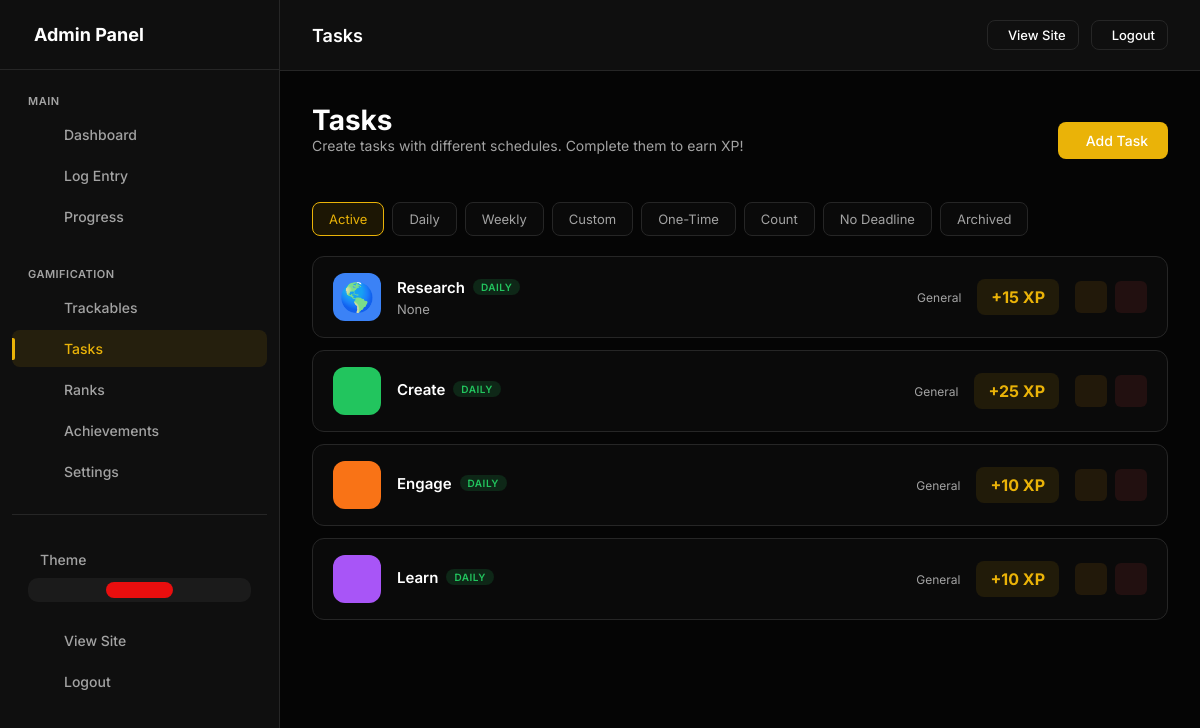
Before: /admin/daily-tasks (signed in) with the older database file.
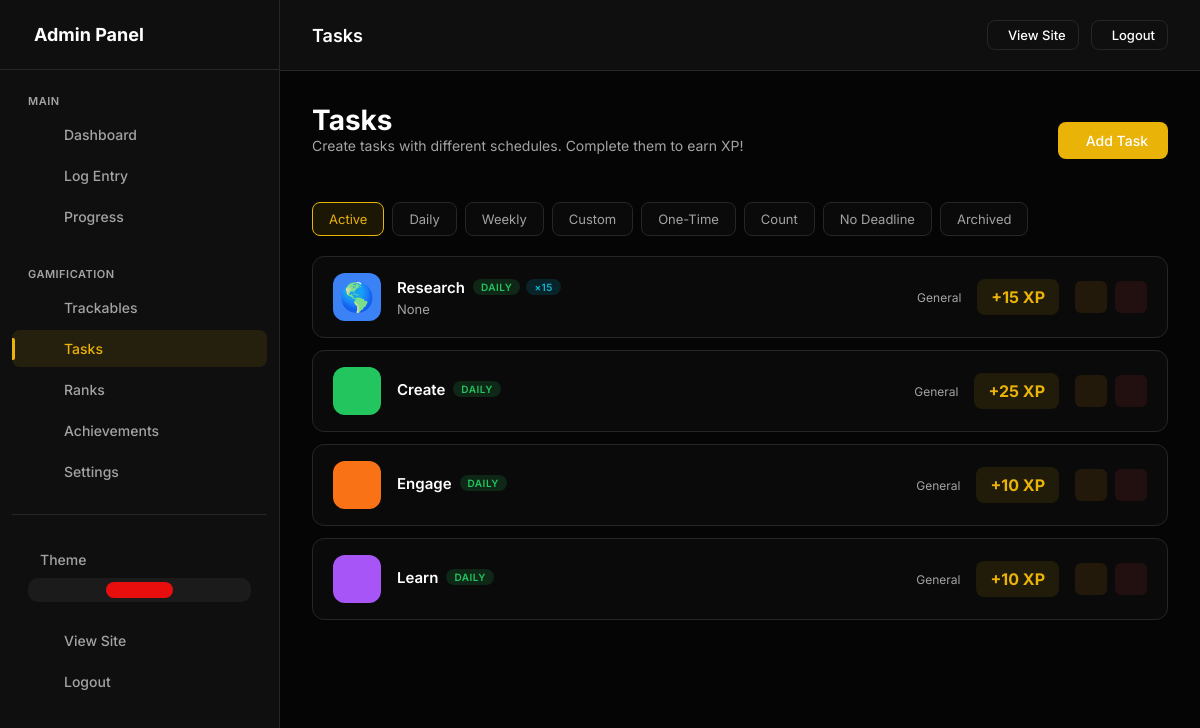
After: the same page with the newer database file.
### models.py (models this page shows, shortened)
class UserSettings(db.Model):
    __tablename__ = 'user_settings'
    id = db.Column(db.Integer, primary_key=True)
    user_id = db.Column(db.Integer, db.ForeignKey('users.id'), nullable=False, unique=True, index=True)
    accent_color = db.Column(db.String(20), default='#e90e0e')
    points_name = db.Column(db.String(20), default='XP')  # "XP", "Points", "Coins", etc.
    points_icon = db.Column(db.String(50), default='ph-lightning')
    daily_xp_goal = db.Column(db.Integer, default=50)
    perfect_day_bonus = db.Column(db.Integer, default=50)
    perfect_week_bonus = db.Column(db.Integer, default=500)
    streak_bonus_per_day = db.Column(db.Integer, default=5)  # Extra XP per streak day
    show_xp_animations = db.Column(db.Boolean, default=True)
    dark_mode = db.Column(db.Boolean, default=True)
    compact_view = db.Column(db.Boolean, default=False)
    show_dashboard_header = db.Column(db.Boolean, default=True)
    enable_youtube_sync = db.Column(db.Boolean, default=False)
    created_at = db.Column(db.DateTime, default=datetime.utcnow)
    updated_at = db.Column(db.DateTime, default=datetime.utcnow, onupdate=datetime.utcnow)

class UserDailyTask(db.Model):
    __tablename__ = 'user_daily_tasks'
    id = db.Column(db.Integer, primary_key=True)
    user_id = db.Column(db.Integer, db.ForeignKey('users.id'), nullable=False, index=True)
    name = db.Column(db.String(100), nullable=False)
    slug = db.Column(db.String(100), nullable=False)
    description = db.Column(db.String(500))
    task_type = db.Column(db.String(20), default='normal')  # 'normal', 'count'
    target_count = db.Column(db.Integer, default=1)  # For count tasks: how many times to complete
    repeat_type = db.Column(db.String(20), default='daily')
    repeat_interval = db.Column(db.Integer, default=1)  # For 'custom': every X units
    repeat_unit = db.Column(db.String(10), default='day')  # 'day', 'week', 'month'
    repeat_days = db.Column(db.String(50))  # For 'weekly': JSON array like "[1,3,5]" for Mon/Wed/Fri
    repeat_day_of_month = db.Column(db.Integer)  # For 'monthly': which day (1-31)
    due_date = db.Column(db.Date)  # For 'once' tasks: when it's due
    completed_date = db.Column(db.Date)  # For 'once' tasks: when completed
    ebbinghaus_level = db.Column(db.Integer, default=0)  # Current level in spaced repetition
    next_due_date = db.Column(db.Date)  # When the task is next due
    xp_value = db.Column(db.Integer, default=10)
    xp_per_count = db.Column(db.Integer, default=0)  # For count tasks: XP per completion (0 = only on full completion)
    streak_bonus = db.Column(db.Boolean, default=True)  # Eligible for streak bonuses
    icon = db.Column(db.String(50), default='ph-check-circle')
    color = db.Column(db.String(20), default='#10b981')
    emoji = db.Column(db.String(10))
    display_order = db.Column(db.Integer, default=0)
    is_active = db.Column(db.Boolean, default=True)
    is_pinned = db.Column(db.Boolean, default=False)
    category = db.Column(db.String(50), default='general')  # 'health', 'work', 'learning', 'habits', 'general'
    created_at = db.Column(db.DateTime, default=datetime.utcnow)
    updated_at = db.Column(db.DateTime, default=datetime.utcnow, onupdate=datetime.utcnow)
    completions = db.relationship('TaskCompletion', backref='task', lazy=True, cascade='all, delete-orphan')

### app.py (the view)
    @app.route('/admin/daily-tasks')
    @admin_required
    def admin_daily_tasks():
        tasks = UserDailyTask.query.filter_by(
            user_id=current_user.id
        ).order_by(UserDailyTask.display_order).all()
        return render_template('admin/daily_tasks.html', tasks=tasks)

### templates/admin/daily_tasks.html (shortened to what this page needs)
{% extends "admin/base.html" %}
{% block page_title %}Tasks{% endblock %}
{% block content %}
<div class="page-header">
    <div>
        <h1 class="page-title">Tasks</h1>
        <p class="page-intro">Create tasks with different schedules. Complete them to earn {{ points_name }}!</p>
    </div>
    <div class="page-actions">
        <a href="{{ url_for('admin_daily_task_add') }}" class="btn btn-primary">
             Add Task
        </a>
    </div>
</div>
<div class="filter-tabs">
    <button class="filter-tab active" data-filter="all">Active</button>
    <button class="filter-tab" data-filter="daily">Daily</button>
    <button class="filter-tab" data-filter="weekly">Weekly</button>
    <button class="filter-tab" data-filter="custom">Custom</button>
    <button class="filter-tab" data-filter="once">One-Time</button>
    <button class="filter-tab" data-filter="count">Count</button>
    <button class="filter-tab" data-filter="none">No Deadline</button>
    <button class="filter-tab" data-filter="archived">Archived</button>
</div>
{% if tasks %}
<div class="tasks-list">
    {% for task in tasks %}
    {% set is_archived = task.completed_date and task.repeat_type in ('once', 'none') %}
    <div class="task-row {% if not task.is_active %}inactive{% endif %} {% if task.is_pinned %}pinned{% endif %} {% if is_archived %}archived{% endif %}"
        data-repeat="{{ task.repeat_type }}" data-type="{{ task.task_type }}"
        data-archived="{{ 'true' if is_archived else 'false' }}" {% if is_archived %}style="opacity: 0.6;" {% endif %}>
        <div class="task-icon-box" style="background: {{ task.color }}; color: {{ task.color }}">
            {% if task.emoji %}
            <span style="font-size: 28px;">{{ task.emoji }}</span>
            {% else %}
            <i class="ph {{ task.icon }}"></i>
            {% endif %}
        </div>
        <div class="task-info">
            <div class="task-name">
                {{ task.name }}
                <div class="task-badges">
                    <span class="task-badge repeat-{{ task.repeat_type }}">
                        {% if task.repeat_type == 'none' %}No Deadline
                        {% elif task.repeat_type == 'daily' %}Daily
                        {% elif task.repeat_type == 'weekdays' %}Weekdays
                        {% elif task.repeat_type == 'weekends' %}Weekends
                        {% elif task.repeat_type == 'weekly' %}Weekly
                        {% elif task.repeat_type == 'monthly' %}Monthly
                        {% elif task.repeat_type == 'yearly' %}Yearly
                        {% elif task.repeat_type == 'custom' %}Every {{ task.repeat_interval }} {{ task.repeat_unit or
                        'day' }}{% if task.repeat_interval > 1 %}s{% endif %}
                        {% elif task.repeat_type == 'once' %}One-Time
                        {% elif task.repeat_type == 'ebbinghaus' %}Spaced
                        {% elif task.repeat_type == 'unlimited' %}Unlimited
                        {% else %}{{ task.repeat_type|capitalize }}
                        {% endif %}
                    </span>
                    {% if task.task_type == 'count' %}
                    <span class="task-badge type-count">×{{ task.target_count }}</span>
                    {% endif %}
                </div>
            </div>
            {% if task.description %}
            <div class="task-description">{{ task.description }}</div>
            {% endif %}
        </div>
        <div class="task-meta">
            <span class="task-category">
                 {{ task.category|capitalize }}
            </span>
            <div class="task-xp">
                +{{ task.xp_value }} {{ points_name }}
            </div>
        </div>
        <div class="task-actions">
            <a href="{{ url_for('admin_daily_task_edit', id=task.id) }}" class="action-btn edit" title="Edit">
            </a>
            <form action="{{ url_for('admin_daily_task_delete', id=task.id) }}" method="post"
                onsubmit="return confirmDelete(this, 'Task')" style="display: inline;">
                <button type="submit" class="action-btn delete" title="Delete">
                </button>
            </form>
        </div>
    </div>
    {% endfor %}
</div>
{% endif %}
{% endblock %}

### templates/admin/base.html (shortened to what this page needs)
<!DOCTYPE html>
<html lang="en">
<head>
</head>
<body>
    {% if current_user.is_authenticated %}
    <div class="admin-layout">
        <aside class="admin-sidebar" id="adminSidebar">
            <div class="sidebar-header">
                <h2> Admin Panel</h2>
            </div>
            <nav class="sidebar-nav">
                <div class="nav-group">
                    <div class="nav-group-label">Main</div>
                    <a href="{{ url_for('admin_dashboard') }}" class="nav-item" data-route="dashboard"><span>Dashboard</span></a>
                    <a href="{{ url_for('admin_log_entry') }}" class="nav-item" data-route="log"><span>Log Entry</span></a>
                    <a href="{{ url_for('admin_progress') }}" class="nav-item" data-route="progress"><span>Progress</span></a>
                </div>
                <div class="nav-group">
                    <div class="nav-group-label">Gamification</div>
                    <a href="{{ url_for('admin_trackables') }}" class="nav-item" data-route="trackable"><span>Trackables</span></a>
                    <a href="{{ url_for('admin_daily_tasks') }}" class="nav-item" data-route="daily-task"><span>Tasks</span></a>
                    <a href="{{ url_for('admin_ranks') }}" class="nav-item" data-route="ranks"><span>Ranks</span></a>
                    <a href="{{ url_for('admin_achievements') }}" class="nav-item" data-route="achievement"><span>Achievements</span></a>
                    <a href="{{ url_for('admin_settings') }}" class="nav-item" data-route="settings"><span>Settings</span></a>
                </div>
                <div class="nav-group"
                    style="margin-top: auto; padding-top: 24px; border-top: 1px solid var(--border);">
                    <div class="theme-toggle-wrapper">
                        <div class="theme-toggle-label">
                            <span>Theme</span>
                        </div>
                        <div class="theme-toggle-options">
                            <button class="theme-option" data-theme="light" title="Light">
                            </button>
                            <button class="theme-option" data-theme="dark" title="Dark">
                            </button>
                            <button class="theme-option" data-theme="system" title="System">
                            </button>
                        </div>
                    </div>
                    <a href="{{ url_for('index') }}" class="nav-item"><span>View
                            Site</span></a>
                    <a href="{{ url_for('admin_logout') }}" class="nav-item"><span>Logout</span></a>
                </div>
            </nav>
        </aside>
        <div class="admin-main">
            <header class="admin-header">
                <div>
                    <h1 style="font-size: 18px; font-weight: 600;">{% block page_title %}Admin Panel{% endblock %}</h1>
                </div>
                <div style="display: flex; gap: 12px; align-items: center;">
                    <a href="{{ url_for('index') }}" class="btn btn-outline btn-sm">View
                        Site</a>
                    <a href="{{ url_for('admin_logout') }}" class="btn btn-outline btn-sm">Logout</a>
                </div>
            </header>
            <main class="admin-content">
                {% block content %}{% endblock %}
            </main>
        </div>
    </div>
    {% endif %}
</body>
</html>

### templates/admin/base.html (style rules this page uses)
:root, [data-theme="dark"] { --bg-body: #050505; --bg-card: #0f0f0f; --bg-card-hover: #141414; --border: #262626; --accent: #e90e0e; --accent-rgb: 233, 14, 14; --accent-hover: #c70202; --text-main: #ffffff; --text-muted: #a3a3a3; --font-sans: 'Inter', sans-serif; --font-mono: 'JetBrains Mono', monospace; --success: #10b981; --warning: #f59e0b; --danger: #ef4444; }
[data-theme="light"] { --bg-body: #f5f5f5; --bg-card: #ffffff; --bg-card-hover: #fafafa; --border: #e5e5e5; --accent: #dc2626; --accent-hover: #b91c1c; --text-main: #171717; --text-muted: #737373; }
@media (prefers-color-scheme: light) { [data-theme="system"] { --bg-body: #f5f5f5; --bg-card: #ffffff; --bg-card-hover: #fafafa; --border: #e5e5e5; --accent: #dc2626; --accent-hover: #b91c1c; --text-main: #171717; --text-muted: #737373; } }
* { margin: 0; padding: 0; box-sizing: border-box; }
body { background-color: var(--bg-body); color: var(--text-main); font-family: var(--font-sans); overflow-x: hidden; -webkit-font-smoothing: antialiased; min-height: 100vh; }
a { text-decoration: none; color: inherit; transition: 0.3s; }
button { border: none; background: none; cursor: pointer; font-family: inherit; }
.admin-layout { display: flex; min-height: 100vh; }
.admin-sidebar { width: 280px; background: var(--bg-card); border-right: 1px solid var(--border); position: fixed; left: 0; top: 0; height: 100vh; overflow-y: auto; transition: transform 0.3s ease; z-index: 100; }
.sidebar-header { padding: 24px; border-bottom: 1px solid var(--border); display: flex; align-items: center; gap: 12px; }
.sidebar-header h2 { font-size: 18px; font-weight: 700; display: flex; align-items: center; gap: 10px; }
.sidebar-nav { padding: 16px 12px; }
.nav-group { margin-bottom: 24px; }
.nav-group-label { font-size: 11px; text-transform: uppercase; letter-spacing: 0.5px; color: var(--text-muted); padding: 8px 16px; font-weight: 600; }
.nav-item { display: flex; align-items: center; gap: 12px; padding: 10px 16px; border-radius: 8px; color: var(--text-muted); transition: all 0.2s; margin-bottom: 4px; font-size: 14px; font-weight: 500; position: relative; }
.nav-item.active { background: rgba(var(--accent-rgb), 0.1); color: var(--accent); }
.nav-item.active::before { content: ''; position: absolute; left: 0; top: 50%; transform: translateY(-50%); width: 3px; height: 60%; background: var(--accent); border-radius: 0 2px 2px 0; }
.theme-toggle-wrapper { padding: 12px 16px; margin-bottom: 8px; }
.theme-toggle-label { display: flex; align-items: center; gap: 12px; font-size: 14px; font-weight: 500; color: var(--text-muted); margin-bottom: 10px; }
.theme-toggle-options { display: flex; gap: 6px; background: rgba(255, 255, 255, 0.05); padding: 4px; border-radius: 10px; }
.theme-option { flex: 1; padding: 8px; border: none; background: transparent; color: var(--text-muted); border-radius: 8px; cursor: pointer; transition: all 0.2s; display: flex; align-items: center; justify-content: center; font-size: 18px; }
.theme-option.active { background: var(--accent); color: #fff; }
.admin-main { flex: 1; margin-left: 280px; min-height: 100vh; position: relative; z-index: 1; overflow-x: hidden; max-width: calc(100vw - 280px); }
.admin-header { background: var(--bg-card); border-bottom: 1px solid var(--border); padding: 20px 32px; position: sticky; top: 0; z-index: 90; display: flex; justify-content: space-between; align-items: center; }
.admin-content { padding: 32px; overflow-x: hidden; max-width: 100%; box-sizing: border-box; }
.page-header { display: flex; justify-content: space-between; align-items: center; margin-bottom: 24px; flex-wrap: wrap; gap: 16px; }
.page-title { font-size: 28px; font-weight: 700; }
.page-actions { display: flex; gap: 12px; align-items: center; }
.action-btn { width: 32px; height: 32px; border-radius: 6px; display: flex; align-items: center; justify-content: center; transition: all 0.2s; cursor: pointer; border: 1px solid transparent; }
.action-btn.edit { background: rgba(245, 158, 11, 0.1); color: #f59e0b; }
.action-btn.delete { background: rgba(239, 68, 68, 0.1); color: #ef4444; }
.btn { padding: 10px 20px; border-radius: 8px; font-size: 14px; font-weight: 500; transition: all 0.3s ease; display: inline-flex; align-items: center; gap: 8px; cursor: pointer; border: none; }
.btn-primary { background: var(--accent); color: #fff; }
.btn-outline { border: 1px solid var(--border); color: var(--text-main); background: transparent; }
.btn-sm { padding: 6px 12px; font-size: 13px; }

Changed rows visible on the page:
changed UserDailyTask "Research": task_type "normal" → "count" (drawn); target_count (not shown) → "15"
